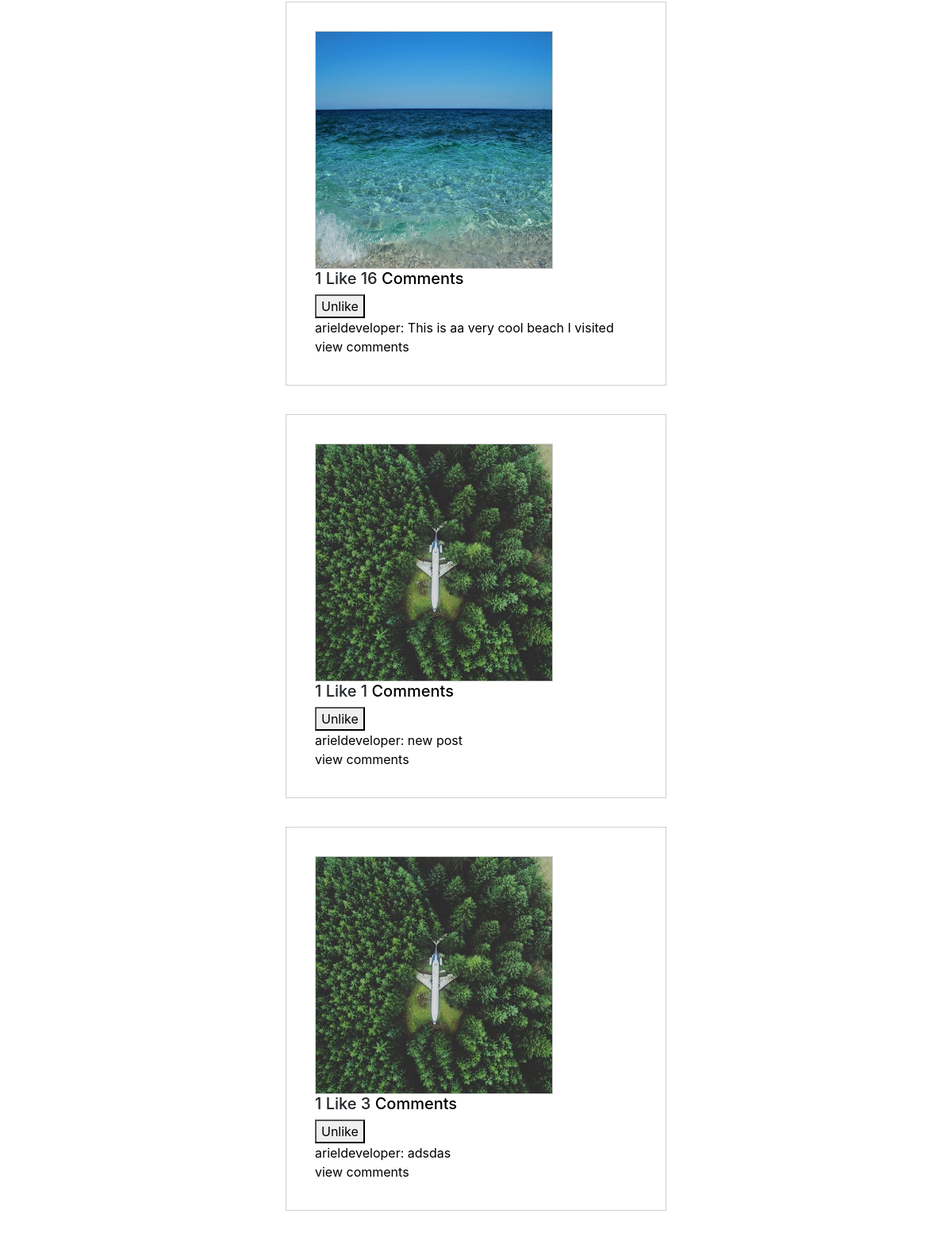
The page / (signed in, lower part) on the database as committed earlier.
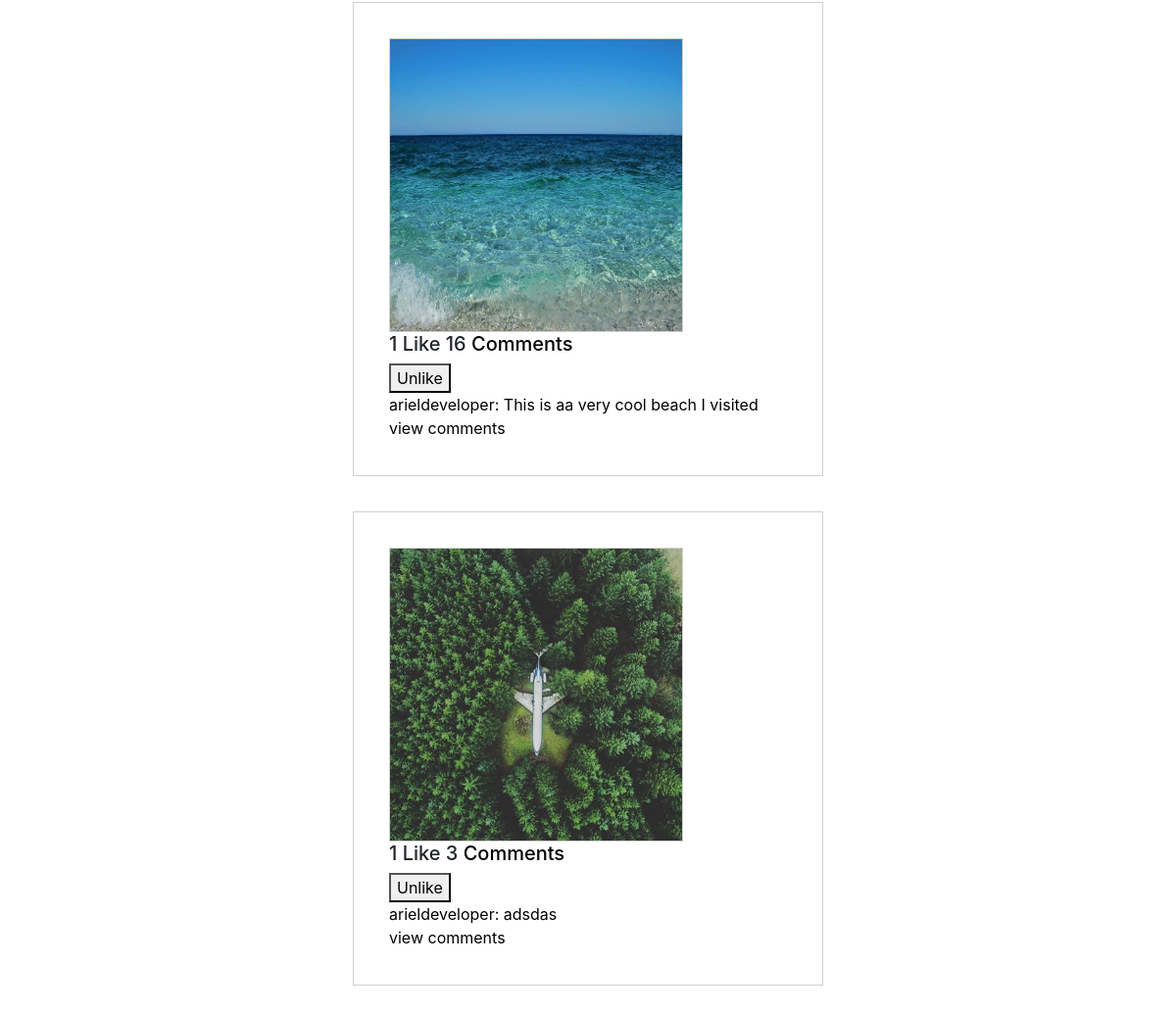
The same page on the database as committed later.
### feed/models.py (models this page shows, shortened)
class FeedItem(models.Model):
    caption = models.CharField(max_length=255, blank=True, null=True) #Allow user
    owner = models.ForeignKey(User, on_delete=models.CASCADE)
    created_time = models.DateTimeField(auto_now_add=True)
    updated_time = models.DateTimeField(auto_now_add=True)
    image = models.ImageField(null=True, blank=True)
    liked = models.ManyToManyField(User, default=None, blank=True, related_name='liked')
    @property
    def number_of_likes(self):
        return self.liked.all().count()
    @property
    def image_url(self):
        if self.image and hasattr(self.image, 'url'):
            return self.image.url
    @property
    def comment_count(self):
        return Comment.objects.filter(feedItem=self).count()

### users/models.py (models this page shows, shortened)
class Account(AbstractBaseUser):
    email = models.EmailField(verbose_name="email", max_length=60, unique=True)
    username = models.CharField(max_length=30, unique=True)
    date_joined = models.DateTimeField(verbose_name='date joined', auto_now_add=True)
    last_login = models.DateTimeField(verbose_name='last login', auto_now=True)
    is_admin = models.BooleanField(default=False)
    is_staff = models.BooleanField(default=False)
    is_superuser = models.BooleanField(default=False)
    is_active = models.BooleanField(default=True)
    followers = models.ManyToManyField("Account", blank=True, symmetrical=False, related_name="people_followers")
    following = models.ManyToManyField("Account", blank=True, symmetrical=False, related_name="people_following")
    profile_picture = models.ImageField(null=True, blank=True, default = 'static/default.png')
    USERNAME_FIELD = 'email' #allows user to login with email instead of username/id
    REQUIRED_FIELDS = ['username']
    objects = MyAccountManager()

### feed/views.py (the view)
# urls.py: path('', login_required(feed_views.feed_view.as_view(template_name="feed/feed.html")), name='home'), #main homepage
class feed_view(ListView):
    model = FeedItem
    template_name = 'feed/feed.html'
    context_object_name = 'feed_posts' #all posts
    ordering = ['-created_time'] #order by models created_time
    def get_context_data(self, *args, **kwargs):
        context = super(feed_view, self).get_context_data(*args, **kwargs)
        context['user'] = self.request.user
        return context

### feed/templates/feed/feed.html (shortened to what this page needs)
{% extends 'main_app/base.html' %}
{% block body %}
    {% for feed_post in feed_posts %}
    <div class="post_div">
        <img width="300" height="300" src="{{ feed_post.image_url|default_if_none:'#' }}"/>
        <h5>{{ feed_post.number_of_likes }} Like {{ feed_post.comment_count }} <a
                href="/p/{{ feed_post.id }}">Comments</a></h5>
        <form action="{% url 'like' %}" method="POST">
            {% if user not in feed_post.liked.all %}
                <button type="submit">Like</button>
            {% else %}
                <button type="submit">Unlike</button>
            {% endif %}
        </form>
        <a href="{% url 'profile' feed_post.owner.username %}"> {{ feed_post.owner.username }}:</a><a
            href="{% url 'feed-detail' feed_post.id %}"> {{ feed_post.caption }}</a>
        <br>
        <a href="/p/{{ feed_post.id }}">view comments</a>
        <br>
    </div>
    {% endfor %}
{% endblock %}

Rows that differ between the two databases and show on the page:
removed FeedItem: image_url (picture), number_of_likes "1", comment_count "1", shows "Unlike", owner.username "arieldeveloper", caption "new post"
